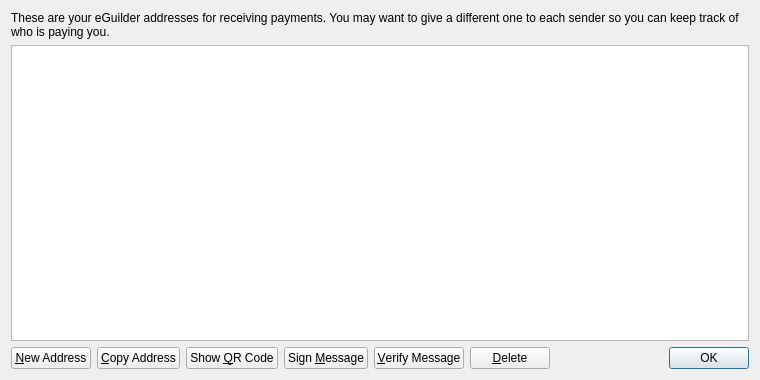
<?xml version="1.0" encoding="UTF-8"?>
<ui version="4.0">
 <class>AddressBookPage</class>
 <widget class="QWidget" name="AddressBookPage">
  <property name="geometry">
   <rect>
    <x>0</x>
    <y>0</y>
    <width>760</width>
    <height>380</height>
   </rect>
  </property>
  <property name="windowTitle">
   <string>Address Book</string>
  </property>
  <layout class="QVBoxLayout" name="verticalLayout">
   <item>
    <widget class="QLabel" name="labelExplanation">
     <property name="text">
      <string>These are your eGuilder addresses for receiving payments. You may want to give a different one to each sender so you can keep track of who is paying you.</string>
     </property>
     <property name="textFormat">
      <enum>Qt::PlainText</enum>
     </property>
     <property name="wordWrap">
      <bool>true</bool>
     </property>
    </widget>
   </item>
   <item>
    <widget class="QTableView" name="tableView">
     <property name="contextMenuPolicy">
      <enum>Qt::CustomContextMenu</enum>
     </property>
     <property name="toolTip">
      <string>Double-click to edit address or label</string>
     </property>
     <property name="tabKeyNavigation">
      <bool>false</bool>
     </property>
     <property name="alternatingRowColors">
      <bool>true</bool>
     </property>
     <property name="selectionMode">
      <enum>QAbstractItemView::SingleSelection</enum>
     </property>
     <property name="selectionBehavior">
      <enum>QAbstractItemView::SelectRows</enum>
     </property>
     <property name="sortingEnabled">
      <bool>true</bool>
     </property>
     <attribute name="verticalHeaderVisible">
      <bool>false</bool>
     </attribute>
    </widget>
   </item>
   <item>
    <layout class="QHBoxLayout" name="horizontalLayout">
     <item>
      <widget class="QPushButton" name="newAddressButton">
       <property name="toolTip">
        <string>Create a new address</string>
       </property>
       <property name="text">
        <string>&amp;New Address</string>
       </property>
       <property name="icon">
        <iconset resource="../bitcoin.qrc">
         <normaloff>:/icons/add</normaloff>:/icons/add</iconset>
       </property>
      </widget>
     </item>
     <item>
      <widget class="QPushButton" name="copyToClipboard">
       <property name="toolTip">
        <string>Copy the currently selected address to the system clipboard</string>
       </property>
       <property name="text">
        <string>&amp;Copy Address</string>
       </property>
       <property name="icon">
        <iconset resource="../bitcoin.qrc">
         <normaloff>:/icons/editcopy</normaloff>:/icons/editcopy</iconset>
       </property>
      </widget>
     </item>
     <item>
      <widget class="QPushButton" name="showQRCode">
       <property name="text">
        <string>Show &amp;QR Code</string>
       </property>
       <property name="icon">
        <iconset resource="../bitcoin.qrc">
         <normaloff>:/icons/qrcode</normaloff>:/icons/qrcode</iconset>
       </property>
      </widget>
     </item>
     <item>
      <widget class="QPushButton" name="signMessage">
       <property name="toolTip">
        <string>Sign a message to prove you own a eGuilder address</string>
       </property>
       <property name="text">
        <string>Sign &amp;Message</string>
       </property>
       <property name="icon">
        <iconset resource="../bitcoin.qrc">
         <normaloff>:/icons/edit</normaloff>:/icons/edit</iconset>
       </property>
      </widget>
     </item>
     <item>
      <widget class="QPushButton" name="verifyMessage">
       <property name="toolTip">
        <string>Verify a message to ensure it was signed with a specified eGuilder address</string>
       </property>
       <property name="text">
        <string>&amp;Verify Message</string>
       </property>
       <property name="icon">
        <iconset resource="../bitcoin.qrc">
         <normaloff>:/icons/transaction_0</normaloff>:/icons/transaction_0</iconset>
       </property>
      </widget>
     </item>
     <item>
      <widget class="QPushButton" name="deleteButton">
       <property name="toolTip">
        <string>Delete the currently selected address from the list</string>
       </property>
       <property name="text">
        <string>&amp;Delete</string>
       </property>
       <property name="icon">
        <iconset resource="../bitcoin.qrc">
         <normaloff>:/icons/remove</normaloff>:/icons/remove</iconset>
       </property>
      </widget>
     </item>
     <item>
      <spacer name="horizontalSpacer">
       <property name="orientation">
        <enum>Qt::Horizontal</enum>
       </property>
       <property name="sizeHint" stdset="0">
        <size>
         <width>40</width>
         <height>20</height>
        </size>
       </property>
      </spacer>
     </item>
     <item>
      <widget class="QDialogButtonBox" name="buttonBox">
       <property name="sizePolicy">
        <sizepolicy hsizetype="Maximum" vsizetype="Fixed">
         <horstretch>0</horstretch>
         <verstretch>0</verstretch>
        </sizepolicy>
       </property>
       <property name="standardButtons">
        <set>QDialogButtonBox::Ok</set>
       </property>
      </widget>
     </item>
    </layout>
   </item>
  </layout>
 </widget>
 <resources>
  <include location="../bitcoin.qrc"/>
 </resources>
 <connections/>
</ui>
